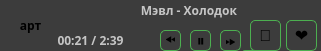
   <widget class="QWidget" name="mimiplayer" native="true">
    <property name="geometry">
     <rect>
      <x>10</x>
      <y>350</y>
      <width>321</width>
      <height>51</height>
     </rect>
    </property>
    <property name="styleSheet">
     <string notr="true">background-color: rgb(60, 60, 60);</string>
    </property>
    <widget class="QPushButton" name="pausebtn_mini">
     <property name="geometry">
      <rect>
       <x>190</x>
       <y>30</y>
       <width>21</width>
       <height>21</height>
      </rect>
     </property>
     <property name="styleSheet">
      <string notr="true">    QPushButton {
        background: none;
        border: 2px solid green; /* зелена обводка */
        color: #000; /* чорний колір тексту */
        padding: 10px 20px;
        font-size: 16px;
    border: 1px solid #4CAF50;
    border-radius: 5px;
    padding: 5px;
    }
QPushButton:hover {
    background-color: #66BB6A;
}

QPushButton:pressed {
    background-color: #388E3C;
}</string>
     </property>
     <property name="text">
      <string>⏸️</string>
     </property>
    </widget>
    <widget class="QPushButton" name="prevbtn_mini">
     <property name="geometry">
      <rect>
       <x>160</x>
       <y>30</y>
       <width>21</width>
       <height>21</height>
      </rect>
     </property>
     <property name="styleSheet">
      <string notr="true">    QPushButton {
        background: none;
        border: 2px solid green; /* зелена обводка */
        color: #000; /* чорний колір тексту */
        padding: 10px 20px;
        font-size: 16px;
    border: 1px solid #4CAF50;
    border-radius: 5px;
    padding: 5px;
    }
QPushButton:hover {
    background-color: #66BB6A;
}

QPushButton:pressed {
    background-color: #388E3C;
}</string>
     </property>
     <property name="text">
      <string>⏮️</string>
     </property>
    </widget>
    <widget class="QPushButton" name="nextbtn_mini">
     <property name="geometry">
      <rect>
       <x>220</x>
       <y>30</y>
       <width>21</width>
       <height>21</height>
      </rect>
     </property>
     <property name="styleSheet">
      <string notr="true">    QPushButton {
        background: none;
        border: 2px solid green; /* зелена обводка */
        color: #000; /* чорний колір тексту */
        padding: 10px 20px;
        font-size: 16px;
    border: 1px solid #4CAF50;
    border-radius: 5px;
    padding: 5px;
    }
QPushButton:hover {
    background-color: #66BB6A;
}

QPushButton:pressed {
    background-color: #388E3C;
}</string>
     </property>
     <property name="text">
      <string>⏭️</string>
     </property>
    </widget>
    <widget class="QLabel" name="track_name_mini">
     <property name="geometry">
      <rect>
       <x>60</x>
       <y>0</y>
       <width>261</width>
       <height>21</height>
      </rect>
     </property>
     <property name="font">
      <font>
       <family>Metropolis Semi Bold</family>
       <weight>75</weight>
       <bold>true</bold>
      </font>
     </property>
     <property name="layoutDirection">
      <enum>Qt::LeftToRight</enum>
     </property>
     <property name="styleSheet">
      <string notr="true">color: rgb(197, 197, 197);</string>
     </property>
     <property name="text">
      <string>Мэвл - Холодок </string>
     </property>
     <property name="alignment">
      <set>Qt::AlignCenter</set>
     </property>
    </widget>
    <widget class="QLabel" name="track_time_mini">
     <property name="geometry">
      <rect>
       <x>40</x>
       <y>30</y>
       <width>101</width>
       <height>21</height>
      </rect>
     </property>
     <property name="font">
      <font>
       <family>Metropolis Semi Bold</family>
       <weight>75</weight>
       <bold>true</bold>
      </font>
     </property>
     <property name="layoutDirection">
      <enum>Qt::LeftToRight</enum>
     </property>
     <property name="styleSheet">
      <string notr="true">color: rgb(197, 197, 197);</string>
     </property>
     <property name="text">
      <string>00:21 / 2:39</string>
     </property>
     <property name="alignment">
      <set>Qt::AlignCenter</set>
     </property>
    </widget>
    <widget class="QLabel" name="img_track_mini">
     <property name="geometry">
      <rect>
       <x>10</x>
       <y>10</y>
       <width>41</width>
       <height>31</height>
      </rect>
     </property>
     <property name="font">
      <font>
       <family>Metropolis Semi Bold</family>
       <weight>75</weight>
       <bold>true</bold>
      </font>
     </property>
     <property name="text">
      <string>арт</string>
     </property>
     <property name="alignment">
      <set>Qt::AlignCenter</set>
     </property>
    </widget>
    <widget class="QPushButton" name="addtoplaylist_mini">
     <property name="geometry">
      <rect>
       <x>250</x>
       <y>20</y>
       <width>31</width>
       <height>31</height>
      </rect>
     </property>
     <property name="styleSheet">
      <string notr="true">    QPushButton {
        background: none;
        border: 2px solid green; /* зелена обводка */
        color: #000; /* чорний колір тексту */
        padding: 10px 20px;
        font-size: 16px;
    border: 1px solid #4CAF50;
    border-radius: 5px;
    padding: 5px;
    }
QPushButton:hover {
    background-color: #66BB6A;
}

QPushButton:pressed {
    background-color: #388E3C;
}</string>
     </property>
     <property name="text">
      <string>🔰</string>
     </property>
    </widget>
    <widget class="QPushButton" name="addtolikelist_mini">
     <property name="geometry">
      <rect>
       <x>286</x>
       <y>20</y>
       <width>31</width>
       <height>31</height>
      </rect>
     </property>
     <property name="styleSheet">
      <string notr="true">    QPushButton {
        background: none;
        border: 2px solid green; /* зелена обводка */
        color: #000; /* чорний колір тексту */
        padding: 10px 20px;
        font-size: 16px;
    border: 1px solid #4CAF50;
    border-radius: 5px;
    padding: 5px;
    }
QPushButton:hover {
    background-color: #66BB6A;
}

QPushButton:pressed {
    background-color: #388E3C;
}</string>
     </property>
     <property name="text">
      <string>❤️</string>
     </property>
    </widget>
    <widget class="QPushButton" name="pushButton_20">
     <property name="geometry">
      <rect>
       <x>240</x>
       <y>50</y>
       <width>21</width>
       <height>21</height>
      </rect>
     </property>
     <property name="styleSheet">
      <string notr="true">    QPushButton {
        background: none;
        border: 2px solid green; /* зелена обводка */
        color: #000; /* чорний колір тексту */
        padding: 10px 20px;
        font-size: 16px;
    border: 1px solid #4CAF50;
    border-radius: 5px;
    padding: 5px;
    }
QPushButton:hover {
    background-color: #66BB6A;
}

QPushButton:pressed {
    background-color: #388E3C;
}</string>
     </property>
     <property name="text">
      <string>⏭️</string>
     </property>
    </widget>
    <zorder>pausebtn_mini</zorder>
    <zorder>prevbtn_mini</zorder>
    <zorder>nextbtn_mini</zorder>
    <zorder>track_name_mini</zorder>
    <zorder>img_track_mini</zorder>
    <zorder>addtoplaylist_mini</zorder>
    <zorder>addtolikelist_mini</zorder>
    <zorder>pushButton_20</zorder>
    <zorder>track_time_mini</zorder>
   </widget>
